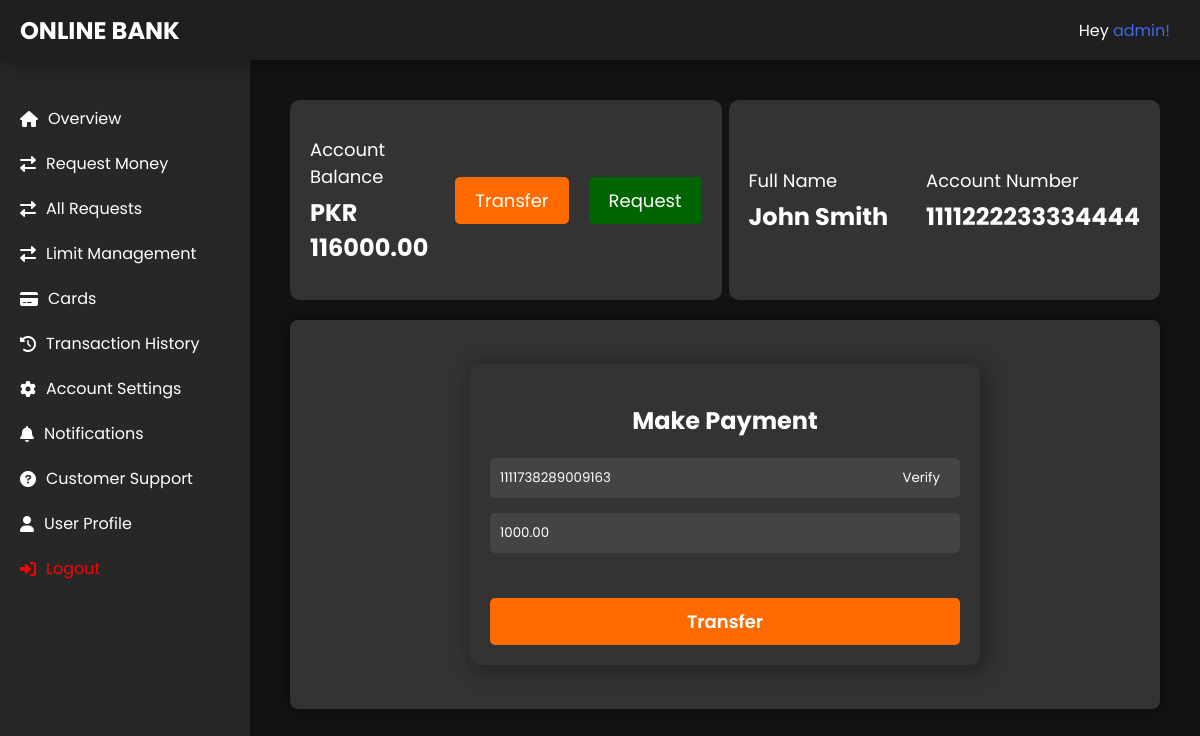
/transaction/make-payment/1111222233334444/?req_id=4 (signed in), run on the app's committed database.
### bankaccount/models.py (models this page shows, shortened)
class BankAccount(models.Model):
    user = models.ForeignKey(User, on_delete=models.DO_NOTHING)
    full_name = models.CharField(max_length=100)
    address = models.CharField(max_length=200)
    phone_number = models.CharField(max_length=16)
    profession = models.CharField(max_length=20)
    account_number = models.CharField(max_length=16)
    account_type = models.CharField(max_length=50, choices=ACCOUNT_CHOICES)
    balance = models.DecimalField(default=0, max_digits=10, decimal_places=2)
    date_created = models.DateTimeField(auto_now=True)
    date_updated = models.DateTimeField(null=True, blank=True)
    daily_limit = models.IntegerField(default=25000)
    daily_remaining_limit = models.IntegerField(default=25000)
    max_daily_limit = models.IntegerField(default=50000)
    monthly_limit = models.IntegerField(default=500000)
    monthly_remaining_limit = models.IntegerField(default=500000)
    max_monthly_limit = models.IntegerField(default=750000)
    yearly_limit = models.IntegerField(default=1000000)
    yearly_remaining_limit = models.IntegerField(default=1000000)
    max_yearly_limit = models.IntegerField(default=1250000)
    is_active = models.BooleanField(default=False)
    is_approved = models.BooleanField(default=False)
    otp = models.CharField(max_length=6, null=True, blank=True)
    otp_expiry = models.DateTimeField(null=True, blank=True)
    otp_attempts = models.PositiveIntegerField(default=0)

### transaction/models.py (models this page shows, shortened)
class RequestMoney(models.Model):
    request_from = models.ForeignKey('bankaccount.BankAccount', on_delete=models.CASCADE, related_name='request_from')
    request_to = models.ForeignKey('bankaccount.BankAccount', on_delete=models.CASCADE, related_name='request_to')
    amount = models.DecimalField(max_digits=10, decimal_places=2)
    note = models.TextField()
    requested_at = models.DateTimeField(default=timezone.now)
    is_accepted = models.BooleanField(default=False)
    transaction = models.OneToOneField(Transaction, on_delete=models.CASCADE, blank=True, null=True)
    transaction_at = models.DateTimeField(null=True, blank=True)
    is_rejected = models.BooleanField(default=False)

### transaction/views.py (called while the page is built, shortened)
@verified_email_required
@login_required
def make_payment(request, account_number):
    context = {}
    req_id = request.GET.get('req_id')
    request_item = None
    if req_id:
        request_item = RequestMoney.objects.get(id=req_id)
        context['request_item'] = request_item
    user_account = BankAccount.objects.get(account_number=account_number)
    context['bank_account'] = user_account
    context['bank_account_created'] = True
    return render(request, "make_payment.html", context)

### templates/make_payment.html (shortened to what this page needs)
{% extends 'base.html' %}
{% load static %}
{% block content %}
    <div class="dashboard-container">
        <div class="balance-transfer-container">
            <div class="sub-container">
                <div class="account-balance">
                    <div class="balance-title">Account Balance</div>
                    <div class="balance-amount">PKR {{ bank_account.balance }}</div>
                </div>
                <div class="btn-tabs">
                    <a class="transfer-button" href="{% url 'transaction:make_payment' bank_account.account_number %}">Transfer</a>
                    <a class="transfer-button request-btn" href="">Request</a>
                </div>
            </div>
            <div class="sub-container">
                <div>
                    <div class="balance-title">Full Name</div>
                    <div class="balance-amount">{{ bank_account.full_name }}</div>
                </div>
                <div>
                    <div class="balance-title">Account Number</div>
                    <div class="balance-amount">{{ bank_account.account_number }}</div>
                </div>
            </div>
        </div>
        <div class='form-container'>
            <div class="form">
                <h2>Make Payment</h2>
                <form method="post">
                    <div class="input-with-button">
                        <input {% if request_item %} value="{{ request_item.request_from.account_number }}" {% endif %} type="number" name="to_acc" placeholder="Account Number">
                        <button type="button" class="verify-button">Verify</button>
                    </div>
                    <input type="number" value="{{ request_item.amount }}" name='amount' placeholder="Amount">
                    <button type="submit">Transfer</button>
                </form>
            </div>
        </div>
    </div>
{% endblock %}

### templates/base.html (shortened to what this page needs)
{% load static %}
<!DOCTYPE html>
<html lang="en">
<head>
    <link rel="stylesheet" href="{% static 'css/home.css' %}">
    <link rel="stylesheet" href="https://cdnjs.cloudflare.com/ajax/libs/font-awesome/6.0.0-beta3/css/all.min.css">
</head>
<body>
    <div class="navbar">
        <h2><a style="color: white;" href="{% url 'core:dashboard' %}">ONLINE BANK</a></h2>
        <div>
            <p>Hey <a href="" style="color: royalblue;">{{ request.user.username }}!</a></p>
        </div>
    </div>
    <div class="container">
        {% if request.user.is_authenticated %}
            {% if bank_account_created %}
            <nav class="sidebar">
                <ul class="sidebar-links">
                    <li {% block home_active %}{% endblock %}><a href="{% url 'core:dashboard' %}"><i class="fas fa-home"></i> Overview</a></li>
                    <li {% block requestMoney_active %}{% endblock %}><a href="{% url 'transaction:request_money' %}"><i class="fas fa-exchange-alt"></i> Request Money</a></li>
                    <li {% block requests_active %}{% endblock %}><a href="{% url 'transaction:all_requests' bank_account.account_number %}"><i class="fas fa-exchange-alt"></i> All Requests</a></li>
                    <li {% block limit_manage_active %}{% endblock %}><a href="{% url 'transaction:limit_management' bank_account.account_number %}"><i class="fas fa-exchange-alt"></i> Limit Management</a></li>
                    <li {% block card_active %}{% endblock %}><a href="{% url 'transaction:manage_card' bank_account.account_number %}"><i class="fas fa-credit-card"></i> Cards</a></li>
                    <li {% block trx_history_active %}{% endblock %}><a href="{% url 'transaction:transaction_history' bank_account.account_number %}"><i class="fas fa-history"></i> Transaction History</a></li>
                    <li {% block acc_setting_active %}{% endblock %}><a href="#"><i class="fas fa-cog"></i> Account Settings</a></li>
                    <li {% block noti_active %}{% endblock %}><a href="{% url 'core:notifications' bank_account.account_number %}"><i class="fas fa-bell"></i> Notifications</a></li>
                    <li {% block support_active %}{% endblock %}><a href="{% url 'core:all_issues' %}"><i class="fas fa-question-circle"></i> Customer Support</a></li>
                    <li {% block user_profile_active %}{% endblock %}><a href="{% url 'bankaccount:user_profile' request.user %}"><i class="fas fa-user"></i>User Profile</a></li>
                    {% if request.user.is_authenticated %}
                    <li><a style="color: red;" href="{% url 'account_logout' %}"><i class="fas fa-sign-in-alt" ></i> Logout</a></li>
                    {% else %}
                    <li><a href="{% url 'account_signup' %}"><i class="fas fa-sign-in-alt"></i> Login/Signup</a></li>
                    {% endif %}
                </ul>
            </nav>
            {% endif %}
        {% endif %}
        <main class="content">
            {% block content %}
            {% endblock content %}
        </main>
    </div>
</body>
</html>

### static/css/home.css (style rules this page uses)
* { font-family: poppins; }
a { text-decoration: none; text-align: center; }
body { margin: 0; font-family: poppins, sans-serif; background-color: #121212; color: #ffffff; }
.navbar { display: flex; justify-content: space-between; align-items: center; padding: 0 20px; background-color: #1f1f1f; box-shadow: 2px 2px 20px 2px rgba(0, 0, 0, 0.304) !important; height: 60px; position: fixed; top: 0; width: 100%; z-index: 3; }
.navbar > div { margin-right: 50px; display: flex; flex-direction: row-reverse; justify-content: end; }
.container { display: flex; height: 100vh; margin-top: 60px; }
.sidebar { width: 250px; background-color: #272727; padding-top: 20px; position: fixed; transition: transform 0.3s ease; height: calc(100% - 60px); z-index: 2; }
.sidebar-links { list-style-type: none; padding: 0; }
.sidebar-links li { padding: 10px 20px; }
.sidebar-links li a { color: #ffffff; text-decoration: none; display: flex; align-items: center; }
.sidebar-links li a i { margin-right: 10px; }
.content { margin-left: 250px; padding: 20px; flex: 1; transition: margin-left 0.3s ease; }
.form-container { background-color: #333333; padding: 5%; border-radius: 8px; box-shadow: 0 0 10px rgba(0, 0, 0, 0.5); max-width: 89%; margin: auto; }
.form { width: 60%; margin: auto; box-shadow: 4px 4px 20px 4px rgba(0, 0, 0, 0.301); padding: 20px; border-radius: 10px; }
.form-container > .form > h2 { text-align: center; }
input[type="text"], input[type="email"], input[type="tel"], input[type="password"], input[type="number"], select { width: calc(100% - 20px); padding: 10px; margin-bottom: 15px; border: none; border-radius: 5px; background-color: #444444; color: white; }
button[type="submit"] { margin-top: 30px; width: 100%; padding: 10px; background-color: #FF6B00; border: none; border-radius: 5px; color: white; font-size: 18px; cursor: pointer; font-weight: 600; }
.dashboard-container { max-width: 100%; margin: auto; padding: 20px; }
.dashboard-container > .form-container { max-width: 100%; }
.balance-transfer-container { display: flex; justify-content: space-between; align-items: center; border-radius: 8px; margin-bottom: 20px; width: 100%; }
.sub-container { width: 45%; background-color: #333333; padding: 20px; height: 20vh; border-radius: 10px; display: flex; align-items: center; justify-content: space-between; }
.sub-container > .btn-tabs { display: flex; align-items: center; justify-content: space-around; }
.sub-container > .btn-tabs > a:first-child { margin-right: 20px; }
.request-btn { background-color: darkgreen !important; }
.account-balance { display: flex; flex-direction: column; }
.balance-title { font-size: 18px; margin-bottom: 5px; }
.balance-amount { font-size: 24px; font-weight: bold; }
.transfer-button { background-color: #FF6B00; border: none; border-radius: 5px; padding: 10px 20px; color: white; font-size: 18px; cursor: pointer; display: flex; align-items: center; }
.input-with-button { position: relative; max-width: calc(94%-20px); }
.input-with-button .verify-button { position: absolute; right: 0; top: 0; height: 70%; padding: 0 20px; background-color: transparent; cursor: pointer; color: white; border: none; }

### data on the page
BankAccount: balance "116000.00", full_name "John Smith", account_number "1111222233334444"
RequestMoney: to_acc "1111738289009163", amount "1000.00"

### other printed values
{{ request.user.username }} "admin"
